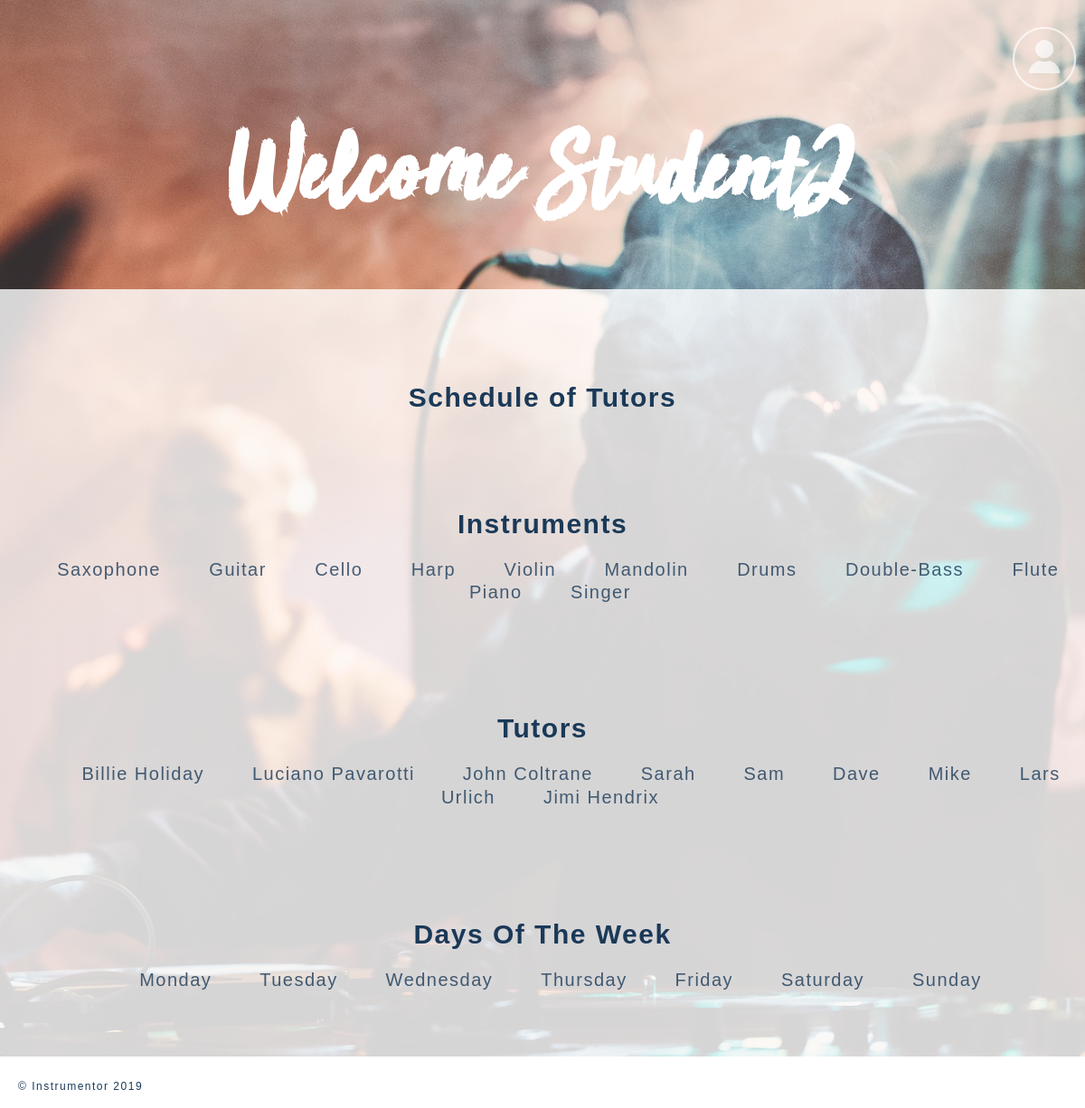
/home/schedule/ (signed in), run on the app's committed database.
### musicapp_project3/home/models.py (models this page shows, shortened)
class Instrument(models.Model):
    name = models.CharField(max_length=150)
    details = models.CharField(max_length=150, blank=True, null=True)

class Tutor(models.Model):
    profile_pic = models.ImageField(upload_to="images/", default="concert.jpg") # pip3 install pillow
    extra_pic = models.ImageField(upload_to="images/", default="concert.jpg")
    name = models.CharField(max_length=150)
    experience = models.TextField(null=True, blank=True)
    instrument_avail = models.BooleanField(null=True, blank=True)
    price = models.DecimalField(max_digits=8, decimal_places=2, blank=True, null=True)
    instrument = models.ForeignKey('Instrument', on_delete=models.SET_NULL, null=True)
    user = models.OneToOneField(User, on_delete=models.CASCADE, null=False, primary_key=True)
    instruments = models.CharField(max_length=150, blank=True, null=True)

### musicapp_project3/home/views.py (the view)
# urls.py: path('schedule/', views.schedule, name = 'schedule'),
def schedule(request):
    all_instruments = Instrument.objects.all()
    tutors = Tutor.objects.all()
    all_hours = Hour.objects.all()
    return render(request, 'schedule.html', {'all_instruments': all_instruments, \
        'tutors': tutors, 'all_hours': all_hours})

### musicapp_project3/home/templates/schedule.html
﻿{% extends "base.html" %}
{% block content %}
<section class="content3">
<div class="profile_info">
<h3> Schedule of Tutors </h3>
<h3>Instruments</h3>
<ul>
	{% for instrument in all_instruments %}
	<span><a href="{{instrument.name}}"> {{instrument.name}} </a></span>
	{% endfor %}
</ul>
<h3>Tutors</h3>
<ul>
	{% for tutor in tutors %}
	<span><a href="{{tutor.user.username}}">{{tutor.name}}</a></span>
	{% endfor %}
</ul>
<h3>Days Of The Week</h3>
<ul>
	<span><a href="Monday">Monday</a></span>
	<span><a href="Tuesday">Tuesday</a></span>
	<span><a href="Wednesday">Wednesday</a></span>
	<span><a href="Thursday">Thursday</a></span>
	<span><a href="Friday">Friday</a></span>
	<span><a href="Saturday">Saturday</a></span>
	<span><a href="Sunday">Sunday</a></span>
</ul>
</div>
</section>
{% endblock %}

### musicapp_project3/home/templates/base.html (shortened to what this page needs)
{% load static %}
<html lang="en-US">
     <head>
        {% load static %}
        <link rel="stylesheet" id="style" href="{% static 'style.css' %}" type="text/css" media="all">
     </head>
  <header>
{% if user.is_authenticated %}
<div class="containernav">
<div class="navbutton">
     <div class="dropdown">
         <div class="dropbtn"><img src="{% static 'images/navicon2.png' %}" alt="Nav">
   </div>
 </div>
{% endif %}
    <body id="background_2">
      {% if request.user.is_authenticated %}
        <header>
              <h1 id="home">Welcome {{ request.user.username }}</h1>
        </header>
        {% endif %}
<br>
        <div id ="maincontent">
          {% block content %}
          {% endblock %}
        </div>
          <footer>
          <p>&copy; Instrumentor 2019</p>
          </footer>
    </body>
</html>

### musicapp_project3/static/style.css (style rules this page uses)
body { font-family: Arial, Helvetica, sans-serif; padding:0; margin:0; letter-spacing: 1.5px; font-size: 18px; line-height:25px; background-size: 100%; background-color: black; background-image: url(images/concert2.jpg); background-repeat:no-repeat; background-position: top; background-attachment: fixed; background-size: cover; }
body h1 { margin: 0; font-size: 10vw; padding: 150px 10px 20px 0; line-height: 50px; font-family: 'Sun Valley'; text-align: center; color: white; }
#maincontent { overflow: auto; }
#background_2 { background-size: 100%; background-image: url(images/concert2.jpg); background-repeat:no-repeat; background-position: top; background-attachment: fixed; background-size: cover; }
a { color: rgba(26, 57, 88, 0.8); text-decoration: none; font-size:20px; padding:2%; }
header { text-align:center; min-height:200px; color: white; margin:0; padding-bottom: 50px; }
header h3 { margin: 0; padding-top: 100px; font-size: 30px; color: #1A3958; line-height: 40px; }
.navbutton { display: block; width: 100%; top:0; }
.containernav { width:100%; position: relative; top: 0; }
.dropbtn { font-size: 20px; z-index: 1; text-align: center; color: #1c3a6b; }
.dropbtn img { width: 70px; float:right; padding:5px 10px 0 0; }
.dropdown { width:100%; position:relative; display:block; float:right; top:0; }
.containernav { width:100%; margin:auto; position: fixed; top: 0; }
.content3 { padding-bottom: 5%; color: rgba(26, 57, 88, 0.8); background-color:rgba(255, 255, 255, 0.8); width:100%; }
footer { padding: 0 10px 0 10px; background-color: white; position:fixed; bottom: 0; margin: auto; width: 100%; text-align: left; font-size: 4px; line-height: 1.4; overflow:hidden; padding: 20px 0 10px 20px; color:#1A3958; font-size: 12px; line-height: 3px; }
.containernav { position:static; }

### data on the page
Instrument: name "Saxophone"
Instrument: name "Guitar"
Instrument: name "Cello"
Instrument: name "Harp"
Instrument: name "Violin"
Instrument: name "Mandolin"
Instrument: name "Drums"
Instrument: name "Double-Bass"
Instrument: name "Flute"
Instrument: name "Piano"
Instrument: name "Singer"
Tutor: name "Billie Holiday"
Tutor: name "Luciano Pavarotti"
Tutor: name "John Coltrane"
Tutor: name "Sarah"
Tutor: name "Sam"
Tutor: name "Dave"
Tutor: name "Mike"
Tutor: name "Lars Urlich"
Tutor: name "Jimi Hendrix"

### other printed values
{{ request.user.username }} "Student2"
